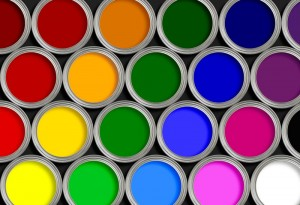
#> input picture color_image.jpg, 300 x 205 px
$ python color_identification.py
#> lines starting #> are read from the running program, lines starting #| are printed output that depends on the picture
import numpy as np
import pandas as pd
import cv2
img = cv2.imread("color_image.jpg")
#> img is the input picture: shape (205, 300, 3); mean B, G, R 93.9, 101.4, 121.6
img1 = cv2.resize(img, (1000,1000))
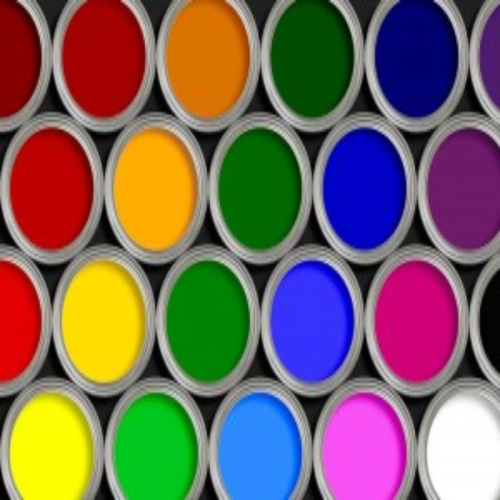
#> img1: shape (1000, 1000, 3) (shown at 1/2 size); mean B, G, R 93.8, 101.3, 121.5
index=["color", "color_name", "hex", "R", "G", "B"]
csv = pd.read_csv('colors.csv', names=index, header=None)
#> (reads colors.csv from the repository)
clicked = False
r = g = b = xpos = ypos = 0
def recognize_color(R,G,B):
    minimum = 10000
    for i in range(len(csv)):
        d = abs(R- int(csv.loc[i,"R"])) + abs(G- int(csv.loc[i,"G"]))+ abs(B- int(csv.loc[i,"B"]))
        if(d<=minimum):
            minimum = d
            cname = csv.loc[i,"color_name"]
    return cname
def mouse_click(event, x, y, flags, param):
    if event == cv2.EVENT_LBUTTONDBLCLK:
        global b,g,r,xpos,ypos, clicked
        clicked = True
        xpos = x
        ypos = y
        b,g,r = img[y,x]
        b = int(b)
        g = int(g)
        r = int(r)
cv2.namedWindow('Color Recognition App',cv2.WINDOW_NORMAL)
cv2.setMouseCallback('Color Recognition App', mouse_click)
while(1):
    cv2.imshow("Color Recognition App",img)
    if (clicked):

#cv2.rectangle(image, startpoint, endpoint, color, thickness)-1 fills entire rectangle
        cv2.rectangle(img,(20,20), (750,60), (b,g,r), -1)
#Creating text string to display( Color name )
        text = recognize_color(r,g,b)

        #cv2.putText(img,text,start,font(0-7),fontScale,color,thickness,lineType )
        cv2.putText(img, text,(50,50),2,0.8,(255,255,255),2,cv2.LINE_AA)
#For very light colours we will display text in black colour
        if(r+g+b>=600):
            cv2.putText(img, text,(50,50),2,0.8,(0,0,0),2,cv2.LINE_AA)

        clicked=False
#Break the loop when user hits 'esc' key
    if cv2.waitKey(20) & 0xFF ==27:
#> (key Esc is pressed here)
        break
cv2.destroyAllWindows()
